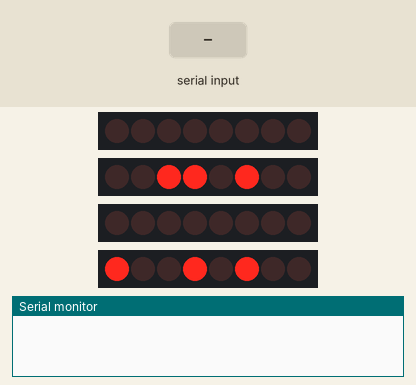
Simulated run of this sketch. Board: Arduino Uno, built with avr-gcc and run on an emulated ATmega328P. Shown: 4 × 8 shift-register outputs drawn as a row of LEDs (first output left, lit = HIGH), the last lines printed to the serial monitor. Wiring (inferred from the names in the program): 4 × shift register (74HC595): data pin 7, shift clock pin 5, latch A4 / data pin 10, shift clock pin 8, latch A1 / data A2, shift clock A0, latch pin 9 / data A5, shift clock A3, latch pin 6. Wiring (inferred from the signals the program sends): 4 × row of LEDs: on Q0, Q1, Q2, Q3, Q4, Q5, Q6, Q7 / on Q0, Q1, Q2, Q3, Q4, Q5, Q6, Q7 / on Q0, Q1, Q2, Q3, Q4, Q5, Q6, Q7 / on Q0, Q1, Q2, Q3, Q4, Q5, Q6, Q7. The test bench sets the inputs (shaded band).

Above: at 0.1 s.
At 5.8 s:
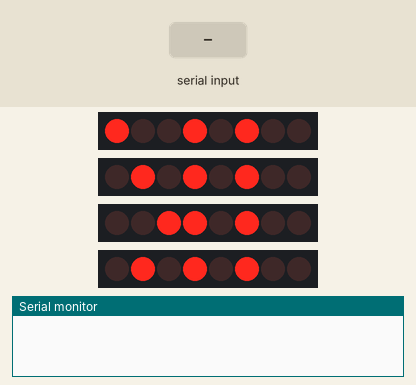
5.9 s: "90,45\n" received over the second serial link
At 13.7 s:
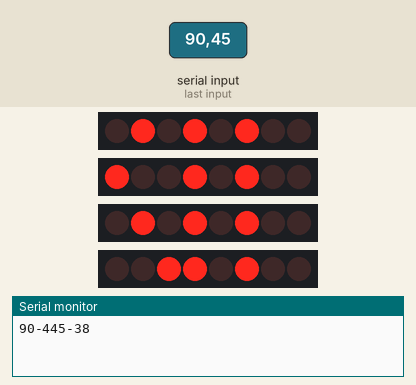
Timing chart, 0 to 44.1 s (numbered marks = the images above; inputs shaded):
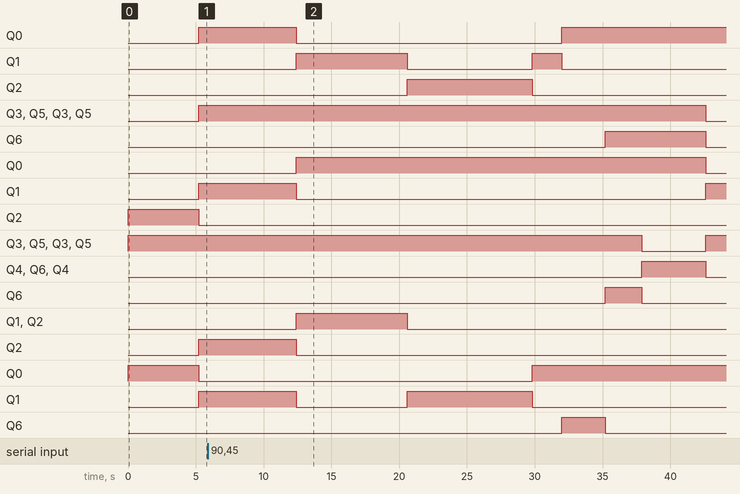

The sketch:

Sketch.ino
```cpp
#include <SoftwareSerial.h>
char* val = "0";
SoftwareSerial serial (3,4);


const byte COL_COUNT = 8;
//array to hold the data
//
unsigned char sequence[9][4] = {
 //north-south
  {
    B00110100,
    B10010100,
    B00110100,
    B10010100

  },
  {
    B01010100,
    B01010100,
    B01010100,
    B01010100

  },
  //east-west
  {
    B10010100,
    B00110100,
    B10010100,
    B00110100

  },
  {
    B10010100,
    B01010100,
    B10010100,
    B01010100
  },

  {
    B10010100,
    B10010100,
    B10010100,
    B10010100

  },
  //right turnings
  //E-W
  {
    B10010100,
    B10010110,
    B10010100,
    B10010110

  },
  //N-S
  {
    B10010110,
    B10010100,
    B10010110,
    B10010110

  },
  //pedesterians
  {
    B10001000,
    B10001000,
    B10001000,
    B10001000


  },
  //zebra over
  {
    B01010100,
    B10010100,
    B01010100,
    B10010100

  }
};

int delaytime[COL_COUNT] = {
  5000,
  7000,
  8000,
  9000,
  2000,
  3000,
  2500,
  4500
};
//unsigned char sequence[COL_COUNT] = {1, 2, 4, 8, 16, 32, 64, 128};
//unsigned char sequence[COL_COUNT] = {0x01, 0x02, 0x04, 0x8, 0x10, 0x20, 0x40, 0x80};
//Define which pins will be used for the shift register control
//can be any digital pin on the Arduino

int east = A5; //Pin connected to DS(pin 14) of 74HC595
int latchPinE = A4; //Pin connected to ST_CP(pin 12) of 74HC595
int clockPinE = A3; //Pin connected to SH_CP(pin 11) of 74HC595

int west = 7; //Pin connected to DS(pin 14) of 74HC595
int latchPinW = 6; //Pin connected to ST_CP(pin 12) of 74HC595
int clockPinW = 5; //Pin connected to SH_CP(pin 11) of 74HC595

int north = 10; //Pin connected to DS(pin 14) of 74HC595
int latchPinN = 9; //Pin connected to ST_CP(pin 12) of 74HC595
int clockPinN = 8; //Pin connected to SH_CP(pin 11) of 74HC595

int south = A2; //Pin connected to DS(pin 14) of 74HC595
int latchPinS = A1; //Pin connected to ST_CP(pin 12) of 74HC595
int clockPinS = A0; //Pin connected to SH_CP(pin 11) of 74HC595

void setup() {
  pinMode(latchPinE, OUTPUT);
  pinMode(clockPinE, OUTPUT);
  pinMode(latchPinW, OUTPUT);
  pinMode(clockPinW, OUTPUT);
  pinMode(latchPinN, OUTPUT);
  pinMode(clockPinN, OUTPUT);
  pinMode(latchPinS, OUTPUT);
  pinMode(clockPinS, OUTPUT);

    pinMode(north, OUTPUT);
  pinMode(east, OUTPUT);
  pinMode(south, OUTPUT);
  pinMode(west, OUTPUT);

  serial.begin(115200);
 Serial.begin(115200);


}
void loop() {
  for (int col = 0; col < 10; col++) {
     //
    digitalWrite(latchPinN, LOW); //Pull latch LOW to send data
    shiftOut(north, clockPinN, LSBFIRST, sequence[col][0]); //Send the data
    digitalWrite(latchPinN, HIGH); // Pull latch HIGH to stop sending data
    //


    digitalWrite(latchPinE, LOW); //Pull latch LOW to send data
    shiftOut(east, clockPinE, LSBFIRST, sequence[col][1]); //Send the data
    digitalWrite(latchPinE, HIGH); // Pull latch HIGH to stop sending data


    digitalWrite(latchPinS, LOW); //Pull latch LOW to send data
    shiftOut(south, clockPinS, LSBFIRST, sequence[col][2]); //Send the data
    digitalWrite(latchPinS, HIGH); // Pull latch HIGH to stop sending data

    //
    digitalWrite(latchPinW, LOW); //Pull latch LOW to send data
    shiftOut(west, clockPinW, LSBFIRST, sequence[col][3]); //Send the data
    digitalWrite(latchPinW, HIGH); // Pull latch HIGH to stop sending data


for(int i=0; i<20;i++)
{
if (serial.available() > 0) Serial.print("\n");

while (serial.available() > 0) {
Serial.print(serial.read()-48);
}
delay(10);
}

    delay(delaytime[col]);


  }

}
```
